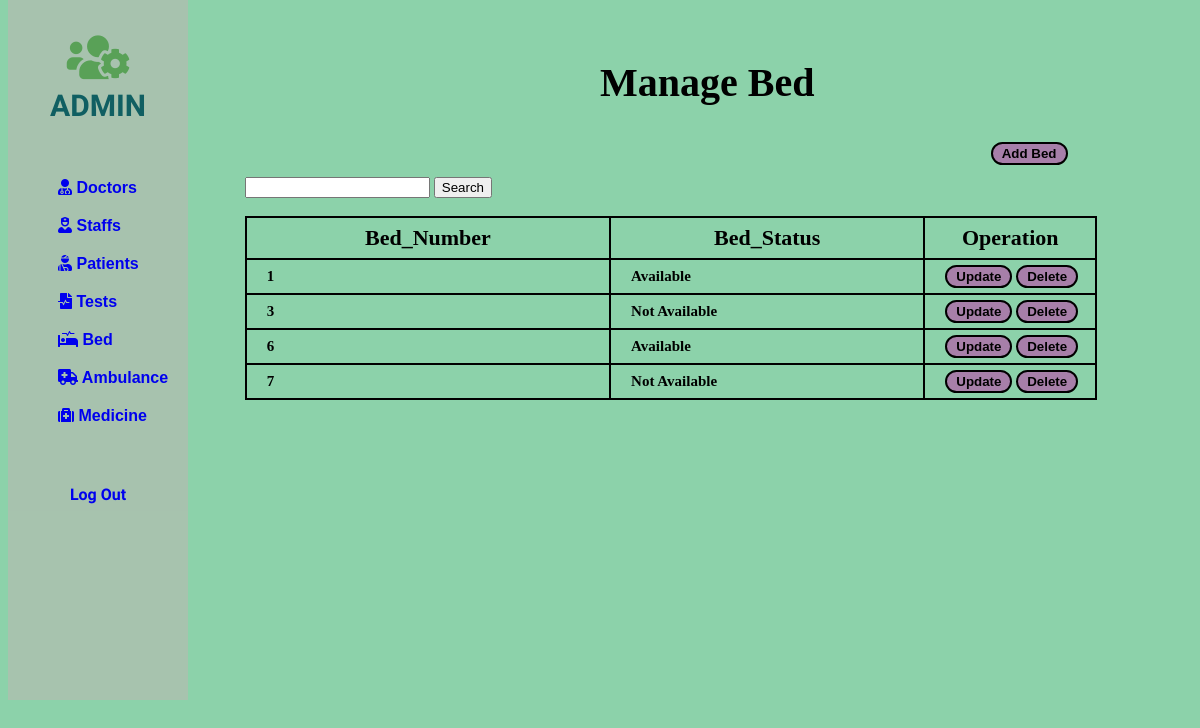
The page /php/bed/bed.php on the database its author committed.
### tables this page shows
CREATE TABLE IF NOT EXISTS `bed` (
  `Bed_Num` int(11) NOT NULL,
  `Bed_Status` enum('Available','Not Available') NOT NULL,
  `P_ID` int(11) DEFAULT NULL,
  PRIMARY KEY (`Bed_Num`),
  UNIQUE KEY `Bed_Num` (`Bed_Num`)
);

### php/bed/bed.php (the view, shortened to what this page needs)
<!DOCTYPE html>
<html lang="en">
<head>
    <link rel="stylesheet" href="https://use.fontawesome.com/releases/v5.15.4/css/all.css">
</head>
<body>
    <div class="slidebar">
        <header>
            <span>
                <i class="fas fa-users-cog"></i><br>
            </span>
            ADMIN
        </header>
        <ul>
            <li>
                <a href="/php/Doctor/doctor.php"><i class="fas fa-user-md"></i> Doctors</a>
            </li>
            <li>
                <a href="/php/staff/staff.php"><i class="fas fa-user-nurse"></i> Staffs</a>
            </li>
            <li>
                <a href="/php/patient/patient.php"><i class="fas fa-user-injured"></i> Patients</a>
            </li>
            <li>
                <a href="/php/test/test.php"><i class="fas fa-file-medical-alt"></i> Tests</a>
            </li>
            <li>
                <a href="/php/bed/bed.php"><i class="fas fa-procedures"></i> Bed</a>
            </li>
            <li>
                <a href="/php/Ambulence/ambulence.php"><i class="fas fa-ambulance"></i> Ambulance</a>
            </li>
            <li>
                <a href="/php/medicine/medicine.php"><i class="fas fa-medkit"></i> Medicine</a>
            </li>
        </ul>
        <div>
            <a style="text-decoration: none;" href="/php/index.php">
                <div class="logout">
                    Log Out
                </div>
            </a>
        </div>
    </div>
    <div class="container">
        <div class="row">
            <div style="margin-left: 50%; margin-top: 5%;">
                <h2>Manage <b>Bed</b></h2>
            </div>
            <div style="margin-left: 83%; margin-top: 3%;">
                <button><a href="/php/bed/add-bed.php">Add Bed</a></button>
            </div>
        </div>
    </div>
    <div class="card-body">
        <div style="margin-left: 20%; margin-top: 1%;">
         <form method="post" action="search.php">
                <input type="text" name="search" required />
                <input type="submit" value="Search" />
            </form>
            <br>
            <table id="dataTable" width="90%" cellspacing="10">
                <thead>
                    <tr>
                        <th>Bed_Number</th>
                        <th>Bed_Status</th>
                        <th> Operation </th>
                    </tr>
                </thead>
                <tbody>
                    <?php
                    include 'db_conn.php';
                    $sql = " SELECT * FROM bed LIMIT 5";
                    $query = mysqli_query($conn, $sql);
                    while ($Patient_data = mysqli_fetch_array($query)) {
                    ?>
                        <tr>
                            <td><b><?php echo $Patient_data['Bed_Num'];  ?></b></td>
                            <td><?php echo $Patient_data['Bed_Status'];  ?></td>
                            <td style="width: 140px;">
                                <button> <a href="/php/bed/add-bed.php?ID=<?php echo $Patient_data['Bed_Num'];  ?>" class="btn btn-success"><b>Update</b></a></button>
                                <button><a href="/php/bed/Delete.php?Bed_Num=<?php echo $Patient_data['Bed_Num']; ?>" class="btn btn-danger"><b>Delete</b></a></button>
                            </td>
                        </tr>
                    <?php
                    }
                    ?>
                </tbody>
            </table>
        </div>
    </div>
</body>
</html>

### php/bed/bed.php (style rules this page uses)
body { background: rgba(96, 193, 138, 0.722); }
.slidebar { border: 20px; width: 15%; height: 700px; position: fixed; top: 0px; background-color: rgba(195, 179, 179, 0.493); }
.slidebar header { padding: 30px 10px; text-align: center; font-family: 'Mochiy Pop P One', sans-serif; font-size: 30px; font-weight: bolder; color: rgb(16, 95, 98); }
.slidebar header span { font-size: 50px; color: rgb(89, 161, 87); }
.slidebar ul li { list-style: none; padding: 10px; font-family: 'Lucida Sans', 'Lucida Sans Regular', 'Lucida Grande', 'Lucida Sans Unicode', Geneva, Verdana, sans-serif; font-weight: bolder; }
.slidebar ul li a { text-decoration: none; }
table, th, td { border: 1px solid black; border-collapse: collapse; }
h2 { font-size: 40px; }
table { border: 2px solid black; }
th { padding: 7px; border: 2px solid black; font-size: 22px; }
td { border: 2px solid black; padding: 5px 10px 5px 20px; font-size: 15px; font-weight: bolder; }
button { border: solid 2px black; border-radius: 15px; padding: 2px 6px; background-color: rgb(167, 127, 169); }
button a { text-decoration: none; color: black; font-weight: bolder; padding: 2px 3px; }
.logout { text-align: center; margin-top: 50px; font-family: 'Mochiy Pop P One', sans-serif; font-weight: bolder; }

### rows shown on the page
bed: Bed_Num "1", Bed_Status "Available"
bed: Bed_Num "3", Bed_Status "Not Available"
bed: Bed_Num "6", Bed_Status "Available"
bed: Bed_Num "7", Bed_Status "Not Available"
